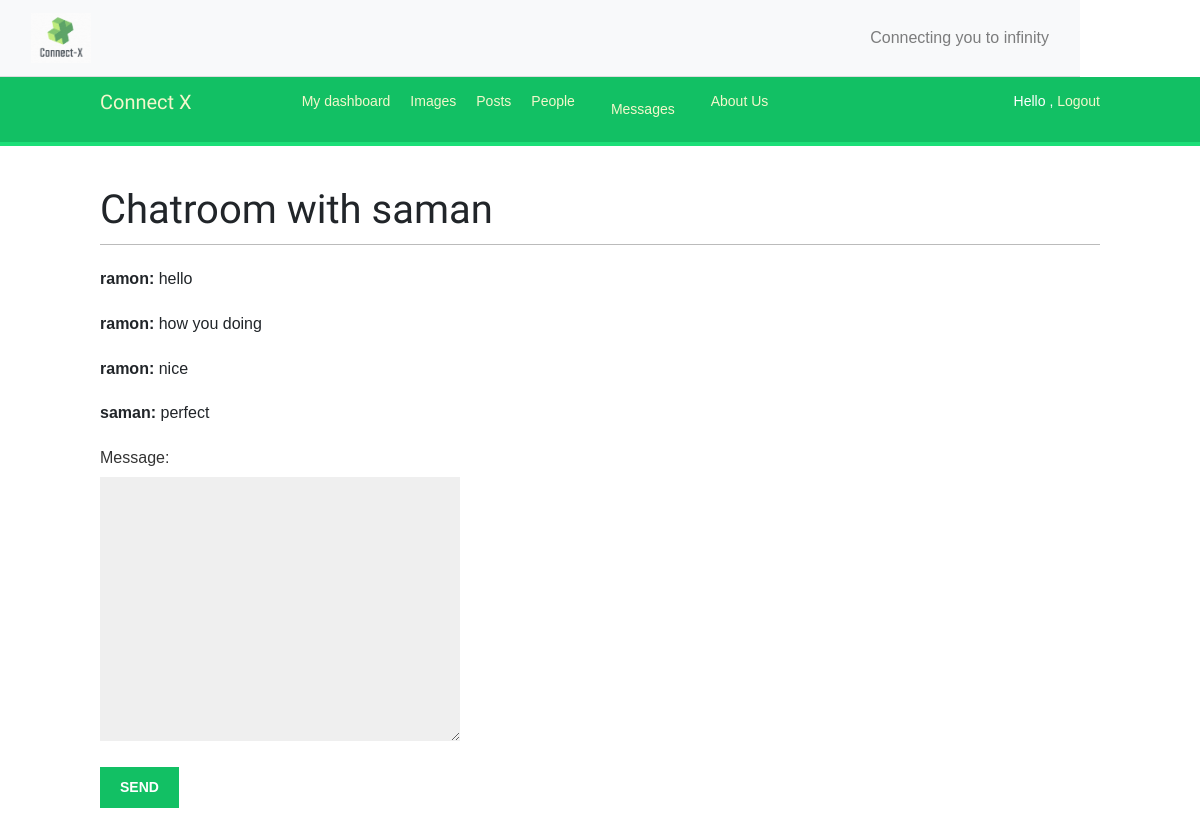
Screenshot of /chatroom/saman/ (signed in) with the database file from the repository.
### chatbox/models.py (models this page shows, shortened)
class Chat(models.Model):
    sender = models.ForeignKey(User, on_delete=models.CASCADE, related_name='sender')
    receiver = models.ForeignKey(User, on_delete=models.CASCADE, related_name='receiver')
    message = models.TextField()
    timestamp = models.DateTimeField(auto_now_add=True)

### chatbox/views.py (the view)
# urls.py: path('chatroom/<str:username>/', chatroom, name='chatbox'),
@login_required
def chatroom(request, username):
    recipient = User.objects.get(username=username)
    if request.method == 'POST':
        form = ChatForm(request.POST)
        if form.is_valid():
            chat = form.save(commit=False)
            chat.sender = request.user
            chat.receiver = recipient
            chat.save()
            create_action(chat.sender, 'has sent you a message.')
            return redirect ('chatroom:chatbox', username=username)
    else:
        form = ChatForm()
    chats = Chat.objects.filter(sender=request.user, receiver=recipient) | Chat.objects.filter(sender=recipient, receiver=request.user)
    chats = chats.order_by('timestamp')
    context = {
        'form': form,
        'chats': chats,
        'recipient': recipient,
    }
    return render(request, 'chatbox/chat.html', context)

### chatbox/forms.py
class ChatForm(forms.ModelForm):
    class Meta:
        model = Chat
        fields = ['message']

### chatbox/templates/chatbox/chat.html (shortened to what this page needs)
{% extends 'base.html' %}
{% block content %}
<h1>Chatroom with {{ recipient.username }}</h1>
{% for chat in chats %}
<p><strong>{{ chat.sender.username }}:</strong> {{ chat.message }}</p>
{% endfor %}
<form method="POST">
{{ form.as_p }}
<input type="submit" value="Send">
</form>
{% endblock %}

### account/static/css/base.css (style rules this page uses)
body { margin:0; padding:0; font-family:helvetica, sans-serif; }
p { line-height: 1.8; }
h1, h2, h3, h4, h5 , h6 { font-family: 'Muli', sans-serif; font-weight:normal; }
h1 { border-bottom:1px solid #bbb; padding:0 0 10px 0; margin:10px 0 20px 0; }
form { overflow:auto; }
form p { width:100%; overflow:auto; }
label { float:left; clear:both; color:#333; margin-bottom:4px; }
input, textarea { clear:both; float:left; margin:0 0 10px; background:#efefef; border:0; padding:6px 10px; font-size:14px; }
input[type=submit], a.button { font-weight:bold; background:#12c064; color:#fff; padding:10px 20px; font-size:14px; text-transform:uppercase; }

### rows the page displays
Chat: sender.username "ramon", message "hello"
Chat: sender.username "ramon", message "how you doing"
Chat: sender.username "ramon", message "nice"
Chat: sender.username "saman", message "perfect"

### other values shown
{{ recipient.username }} "saman"
